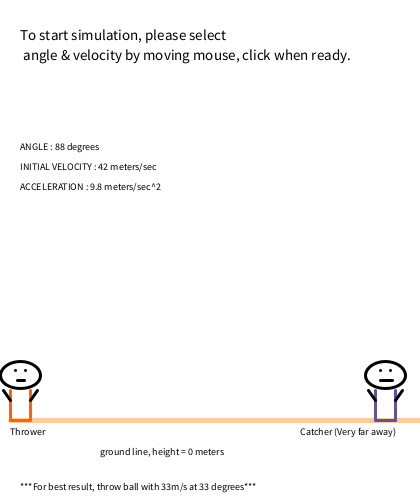
Frame 1 (no input)
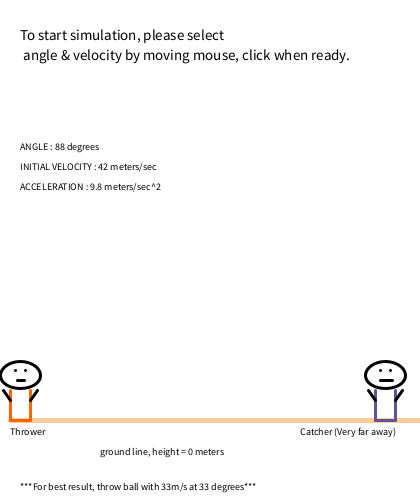
Frame 60 (the mouse pressed at the canvas centre just before this capture)
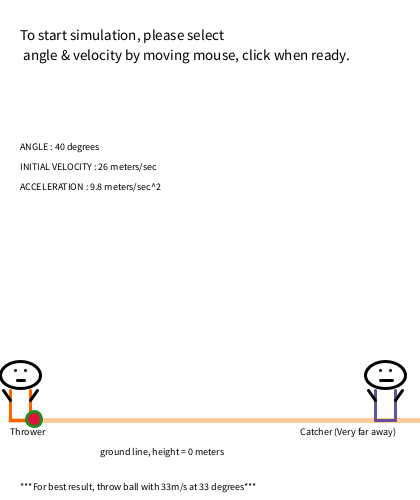
Frame 120 (the mouse held since frame 60 and released just before this capture)

The Processing sketch that drew these frames (run headless with seeded random() and noise(); from frame 60 on, the mouse is pressed at the canvas centre):

// Processing sketch: processing_149499
// ── processing_149499.pde

void setup() {
  size(420, 500);
  background(255);
  smooth();
}
// fields:

final float x1 = 10; // x cordinate of starting point
final float y1 = 420; // y cordinate of starting point


float hypo; // hypothenuse of triangle
float initVel; // initial velocity, determined by the distance from starting point to mouseX
float oppDis; // distance from mouseY to y- value of starting point
float angle;
float time;

float topx;
float topy;
float rangex;
float rangey;

float ballx = 10;

float upintercept;
float upslope;
float downintercept;
float downslope;
int why;
boolean allowPress = true;

float stayx = 600; 
float stayy = 600;

float t1 = 0;
float t2 = 0;
float r1 = 0;
float r2 = 0;

void draw() { // called forever until stopped

  stroke(255, 204, 153);
  strokeWeight(5);
  background(255);
  line(x1, y1, 490, 420); // ground line
  stroke(255, 100, 0);
  strokeWeight(3);
  point(x1, y1); //cannon
  line(10, 420, 10, 390);
  line(30, 420, 30, 390);
  line(10, 420, 30, 420);
  stroke(0);
  line(30, 400, 37, 390);
  line(10, 400, 3, 390);
  fill(255);
  ellipse(20, 375, 40, 27);
  fill(0);
  stroke(0);
  point(15, 370);
  point(25, 370);
  line(17, 380, 24, 380);
  //point(mouseX, mouseY);
  // Catcher:
  stroke(100, 80, 155);
  line(375, 420, 375, 390);
  line(395, 420, 395, 390);
  line(375, 420, 395, 420);
  stroke(0);
  line(395, 400, 402, 390);
  line(375, 400, 368, 390);
  fill(255);
  ellipse(385, 375, 40, 27);
  fill(0);
  stroke(0);
  point(380, 370);
  point(390, 370);
  line(392, 380, 380, 380); // mouth



  hypo = whatThedistance(x1, y1, mouseX, mouseY)/5 ;
  initVel = hypo;
  oppDis = whatThedistance(mouseX, y1, mouseX, mouseY) /5;
  angle = determineAngle();

  textSize(15);
  text("To start simulation, please select ", 20, 40);
  text(" angle & velocity by moving mouse, click when ready. ", 20, 60);
  textSize(10);
  fill(0);
  text("ANGLE : " + (int)(angle) + " degrees", 20, 150);
  text("INITIAL VELOCITY : " +(int) (hypo/2 ) + " meters/sec ", 20, 170);
  text("ACCELERATION : 9.8 meters/sec^2 ", 20, 190);
  text("***For best result, throw ball with 33m/s at 33 degrees***", 20, 490);
  time = initVel * (sin(radians(angle))) / 10; // only half
  rangex = initVel * cos(radians(angle)) * time * 2  ;
  rangey = y1;
  topx = rangex / 2;
  topy = initVel * sin(radians(angle)) + (5 * pow(time, 2)) ;



  //  strokeWeight(1);

  //  point(t1,t2);
  //  point(r1, r2); // what is this for? i forgot

  //  line(x1,y1,t1 + x1 , y1 - t2 );

  // line(t1 + x1 ,y1 - t2 , r1 + x1 ,r2);
  //fill(255);
  // arc(t1,t2, whatThedistance(t1,t2,t1,420), whatThedistance(10,420, r1, 420), -PI, 0);
  //line(0,465, 800, 465);
  //ellipse(30, 450, 50, 15);
  stroke(34, 139, 34);
  strokeWeight(3);

  textSize(10);

  text("Catcher (Very far away)", 300, 435);
  text("Thrower", 10, 435);
  text("ground line, height = 0 meters", 100, 455);

  /*
 
   text (" t1 : " + t1, 150, 150);
   text (" t2 : "  + t2, 150, 160);
   text (" topx : " + topx, 150, 170);
   text (" topy : " + topy, 150, 180);
   text (" ballx : " + ballx, 150, 190);
   text (" bally : " + bally, 150, 200);
   */
  //ball(chang e x , chane y)
  fill(220, 20, 60);
  if (ballx == 10 && why == 0) {
    stroke(255);
    fill(255);
  }

  if ( ballx < t1) {
    upslope = getSlope(t1, t2, x1, y1);
    upintercept = getIntercept(upslope, x1, y1);

    ballx = ballx + 4;
    ellipse(ballx, getY(upslope, upintercept, ballx), 15, 15);
  }
  /*text(" slope : " + upslope, 150, 210);
   text( "intercept" + upintercept, 150, 220);
   
   text(" downslope : " + downslope, 150, 230);
   
   text ( "intercept " + downintercept, 150, 240);
   */

  if (ballx >= t1 && ballx < r1) {
    ballx = ballx + 4;
    downslope = getSlope(t1, t2, r1, r2);
    downintercept = getIntercept(downslope, r1, r2);
    why = (int) (getY(downslope, downintercept, ballx));
    ellipse(ballx, why, 15, 15);
  }
  if (r1 - ballx < 5 ) {
    ellipse(ballx, why, 15, 15);
  }


  if (ballx < 401 && ballx > 360 && why < 400 && why >360) {
    stayx = ballx; 
    stayy = why;
    fill(255);
    stroke(255);
    ballx = 600;
    why = 600;
    fill(0);
  }
  ellipse(stayx, stayy, 15, 15);
}


void keyPressed() {

  if (key == 'r' || key == 'R') {
    ballx = 10;
    why = 420;
    t1 = 0;
    t2 = 0;
    r1 = 0;
    r2 = 0;

    allowPress = true;
  }
}

void mousePressed() {
  if (allowPress == true) {
    t1 = topx;//200;//topx;
    t2 = topy ; //150;//topy;
    r1 = rangex ;//675;// rangex;
    r2 = rangey;
    allowPress = false;
  }
}

float whatThedistance(float x1, float y1, float x2, float y2) {
  return sqrt(pow(x1-x2, 2) + pow(y1-y2, 2));
}

float determineAngle() {
  return degrees(asin(oppDis/hypo)) ;
}

float getIntercept(float slope, float xvalue, float yvalue) {
  return yvalue - slope * xvalue;
}

float getY( float slope, float intercept, float xvalue) {
  return slope * xvalue + intercept;
}

float getSlope(float x1, float y1, float x2, float y2) {
  return (x1-x2) / (y1 - y2) ;
}
